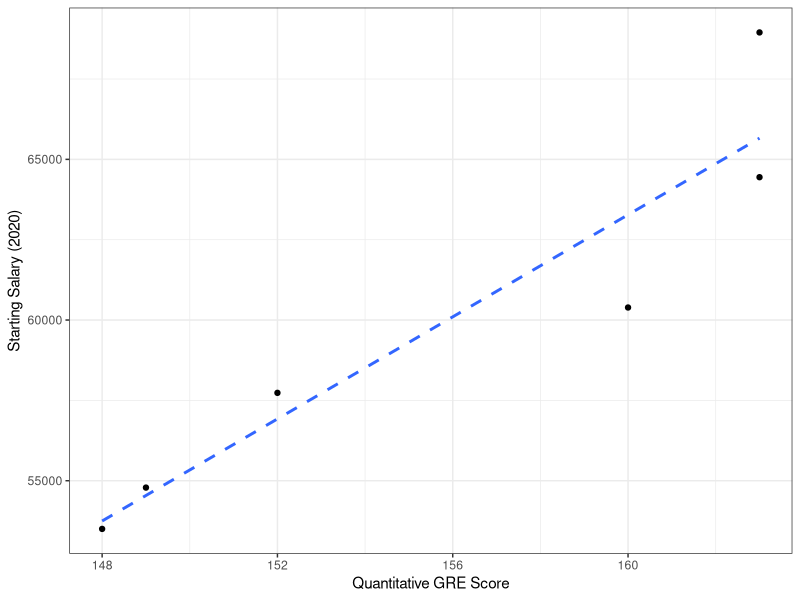

R code for this plot:
## ---- chunk 1
knitr::opts_chunk$set(echo = FALSE)
knitr::opts_chunk$set(warning = FALSE, message = FALSE) 
## ---- chunk 2
library(data.table)
library(ggplot2)
options(scipen=999)
## ---- chunk 3
library(data.table)
library(ggplot2)
dt <- fread("../data/salarybymajor - Sheet1.csv")
ggplot(data=dt[,.(`Quantitative GRE Score`,`Starting Salary (2020)`)],aes(x=`Quantitative GRE Score`,y=`Starting Salary (2020)`)) + geom_point() + theme_bw() + geom_smooth(method="lm",se=F,linetype="dashed")
